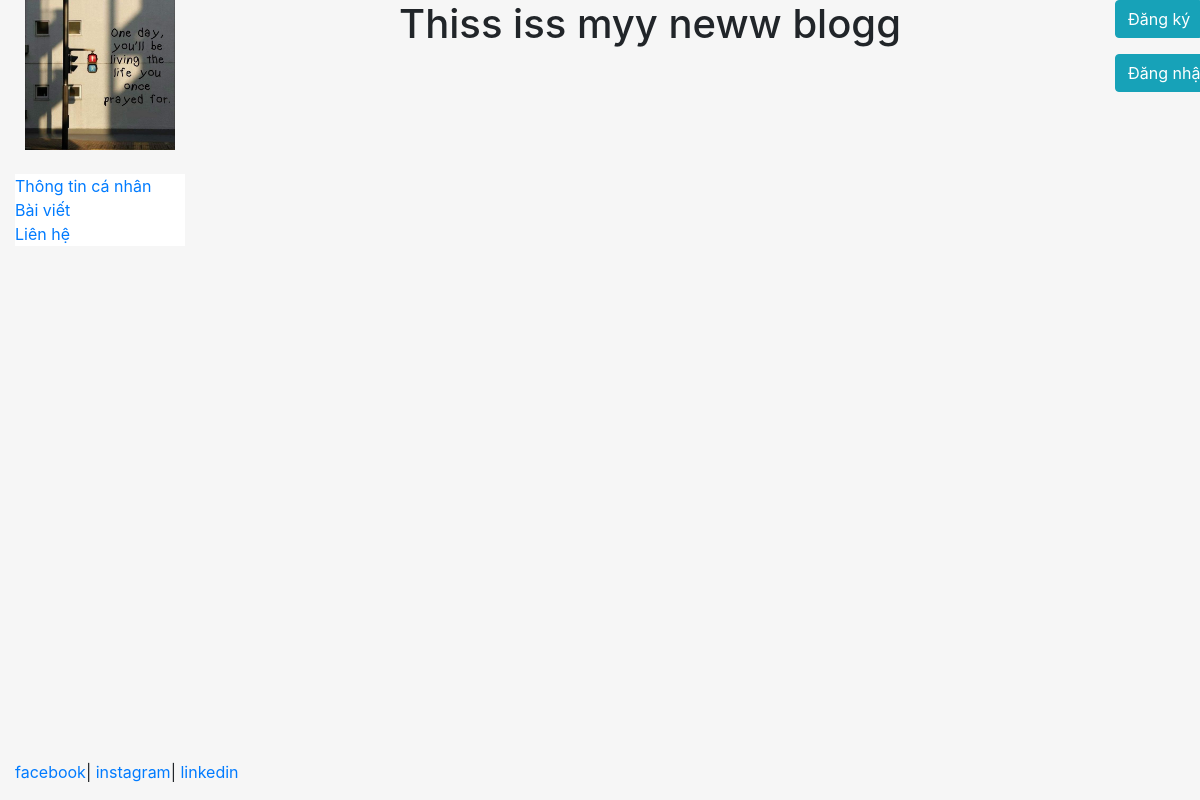
Before: /blog/ with the older database file.
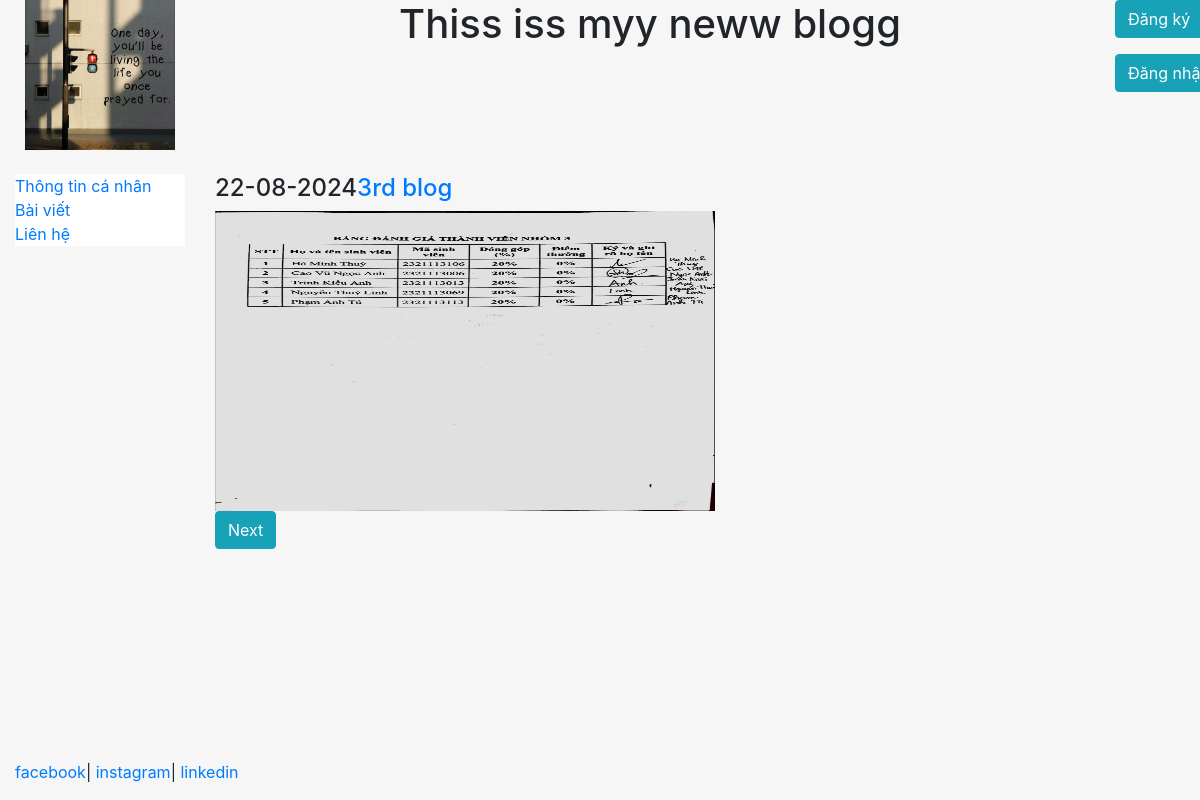
After: the same page with the newer database file.
### blog/models.py (models this page shows, shortened)
class Post(models.Model):
    title = models.CharField(max_length=100)
    body = models.TextField()
    date = models.DateTimeField(auto_now_add=True)
    image = models.ImageField(null=True)

### blog/templates/blog/blog.html (shortened to what this page needs)
{% extends "pages/base.html" %}
{% block content %}
    {% for post in Posts %}
        <h4>{{post.date|date:"d-m-Y"}}<a href="/blog/{{post.id}}">{{post.title}}</a></h4>
        <img src="{{post.image.url}}" width="500px" height="300px" />
    {% endfor %}
    <br/>
    {% if page_obj.has_next %}
        <a href="{{request.path}}?page={{page_obj.next_page_number}}" class="btn btn-info">Next</a>
    {% endif %}
{% endblock %}

Changed rows visible on the page:
added Post: date "22-08-2024", title "3rd blog", image (picture)
Other visible differences:
text now shown: "Next"
